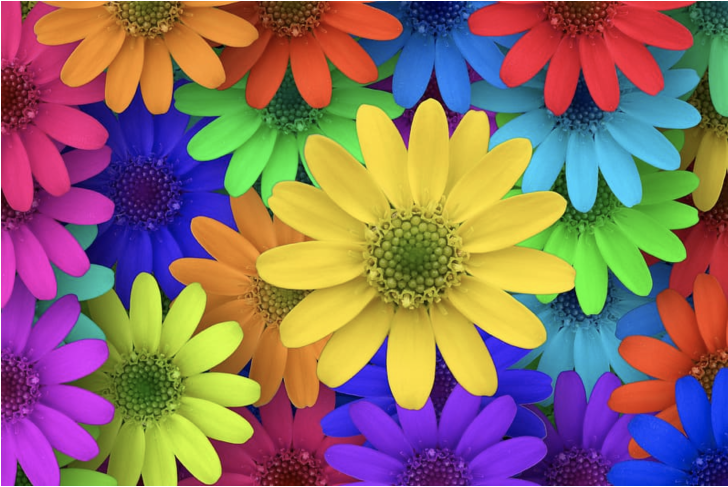
#> input picture opencv/1.images/color_spaces/flowers.png, 1456 x 974 px (shown at 1/2 size)
$ python split_image_into_color_channel_images.py
#> lines starting #> are read from the running program, lines starting #| are printed output that depends on the picture
import cv2 as cv
import numpy as np

# Read the image as matrix of pixels
image = cv.imread('flowers.png')
#> image is the input picture: shape (974, 1456, 3); mean B, G, R 102, 110.5, 139.2
image = cv.resize(image, (800, 800))
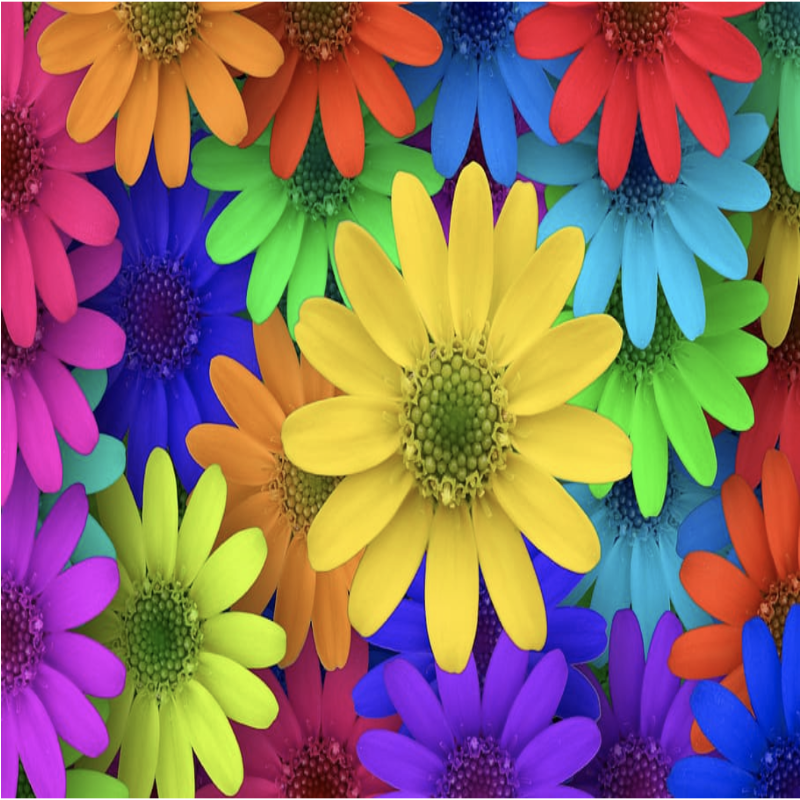
#> image: shape (800, 800, 3); mean B, G, R 101.9, 110.4, 139.1

# Default color space is BGR in OpenCV
splits = cv.split(image)

blue_channel_image = splits[0]
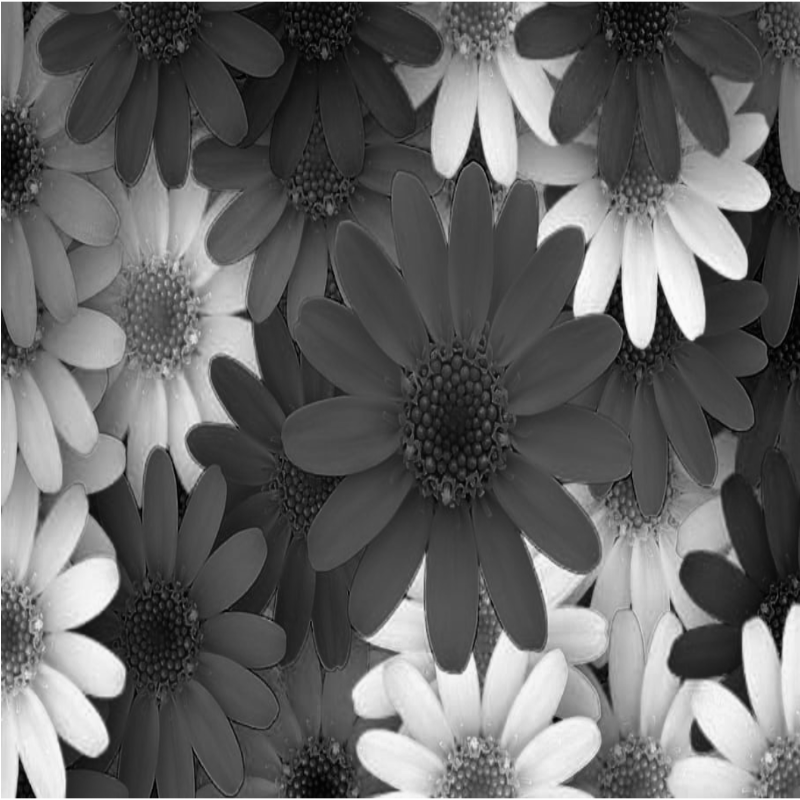
#> blue_channel_image: shape (800, 800); min 0, max 255, mean 101.9
green_channel_image = splits[1]
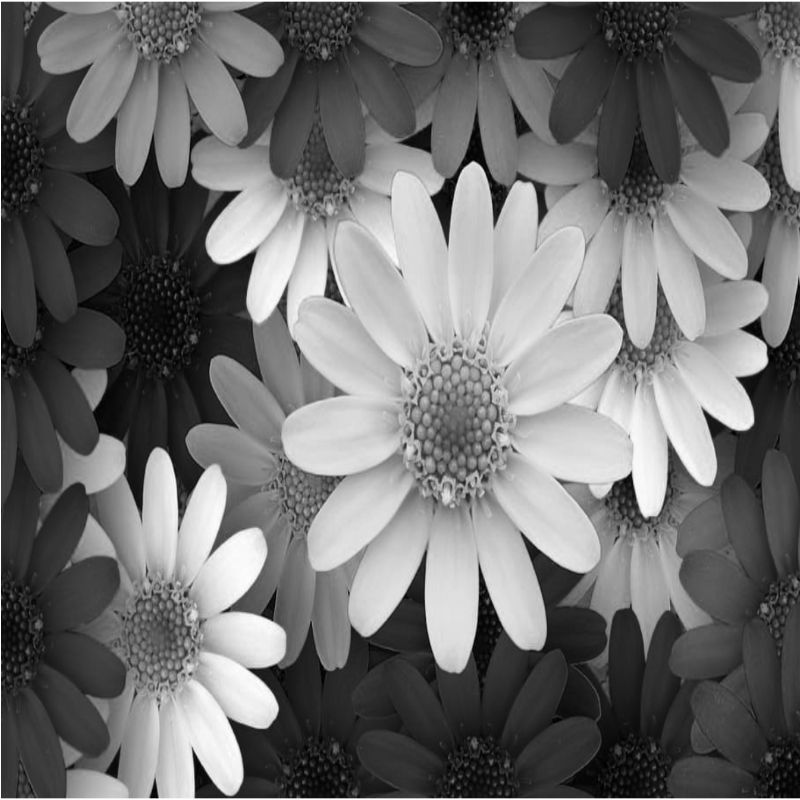
#> green_channel_image: shape (800, 800); min 0, max 255, mean 110.4
red_channel_image = splits[1]

# Let's create a blank image use it in the merging process
blank_image = np.zeros(image.shape[:2], dtype='uint8')

blue = cv.merge([blue_channel_image, blank_image, blank_image])
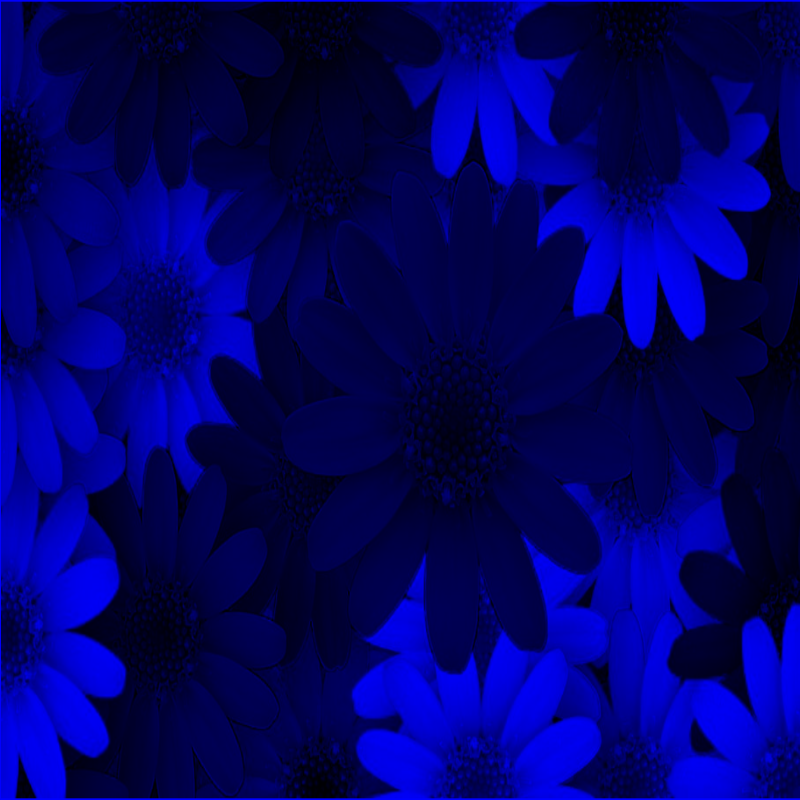
#> blue: shape (800, 800, 3); mean of channels 0, 1, 2 101.9, 0, 0; drawn as B, G, R
green = cv.merge([blank_image, green_channel_image, blank_image])
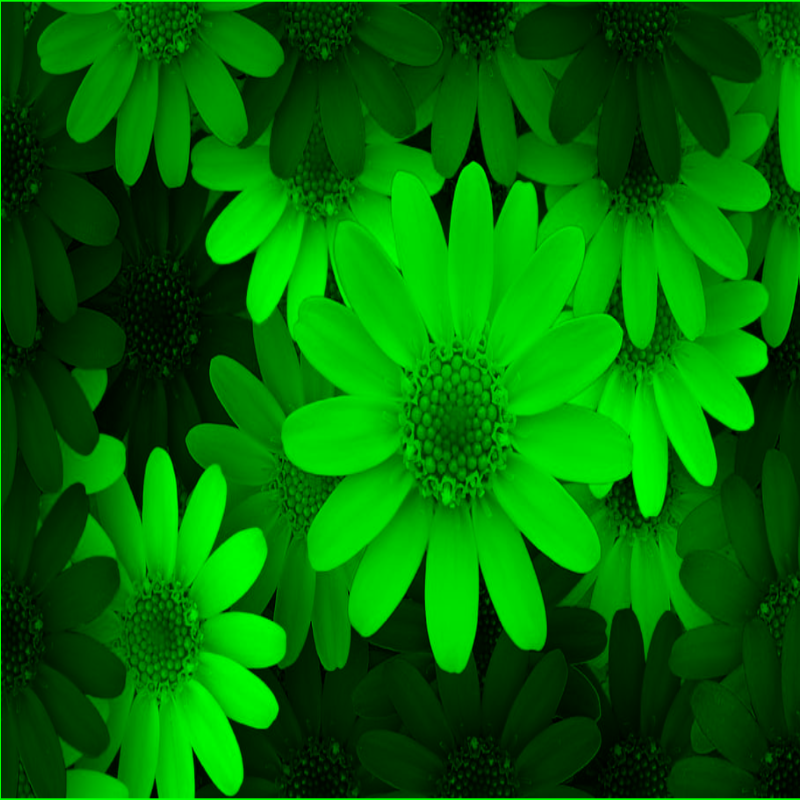
#> green: shape (800, 800, 3); mean of channels 0, 1, 2 0, 110.4, 0; drawn as B, G, R
red = cv.merge([blank_image, blank_image, red_channel_image])
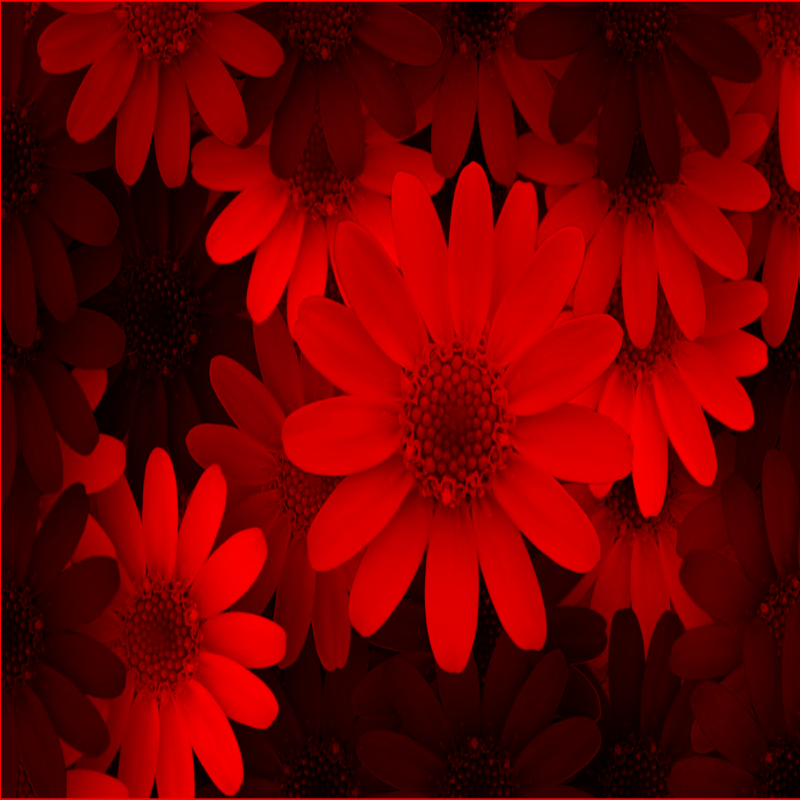
#> red: shape (800, 800, 3); mean of channels 0, 1, 2 0, 0, 110.4; drawn as B, G, R

cv.imshow('image', image)
cv.imshow('blue', blue)
cv.imshow('red', red)
cv.imshow('green', green)

# Wait for Infinite amount of time for a keyboard key to be pressed
cv.waitKey(0)

# Close the OpenCV windows
cv.destroyAllWindows()
